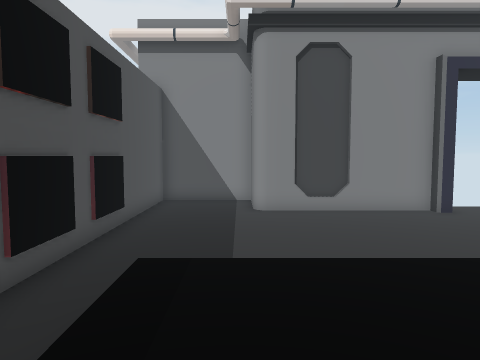
view 1 (above)

21 first-person views from a walk through a 3-D level made in the Unity game engine. The camera is 1.3 m above the floor, tilts 4° down and sees 70° across. Doors are open. The floor is counted in squares, 1 m on a side. Each view is taken from the middle of a square. On the plan, view 1 faces up. The plan holds only what a view shows up to about 15 squares ahead; the rest is blank. The player is left out. Some surface patterns are stand-ins.

view 2
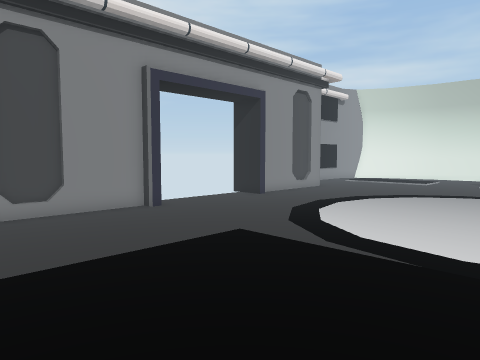

view 3
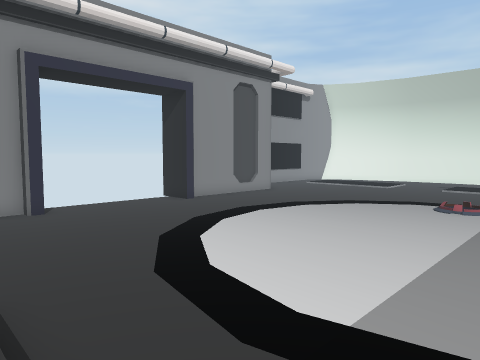

view 4
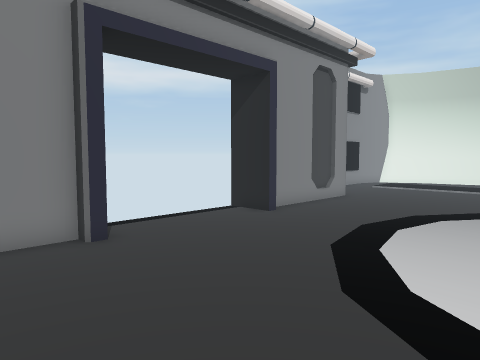

view 5
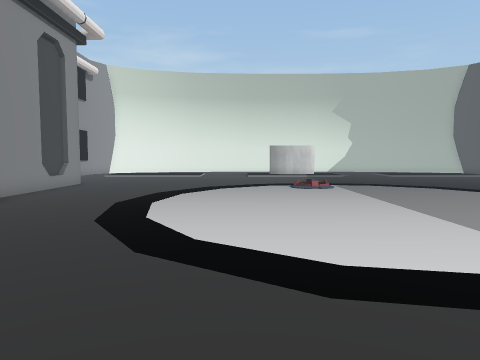

view 6
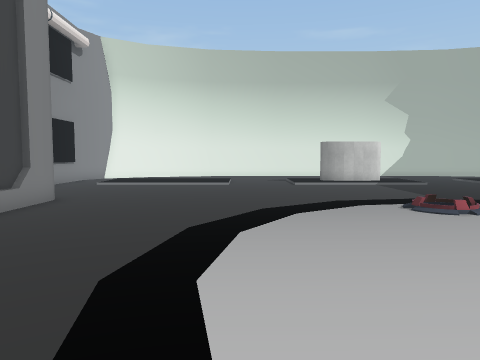

view 7
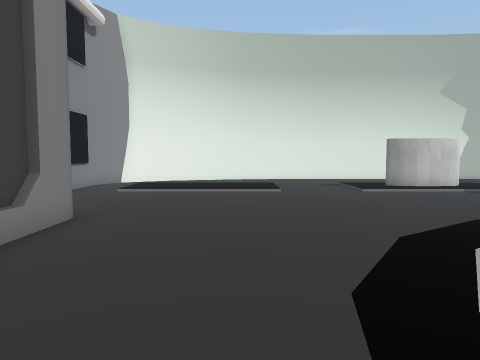

view 8
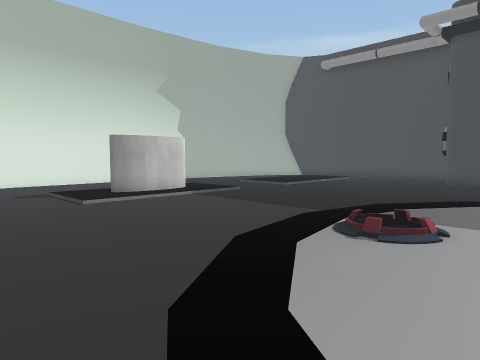

view 9
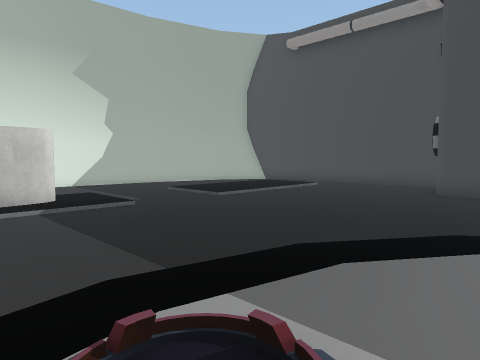

view 10
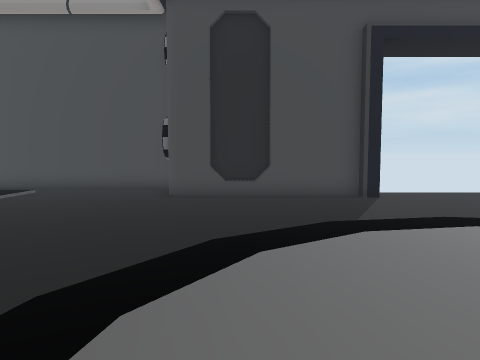

view 11
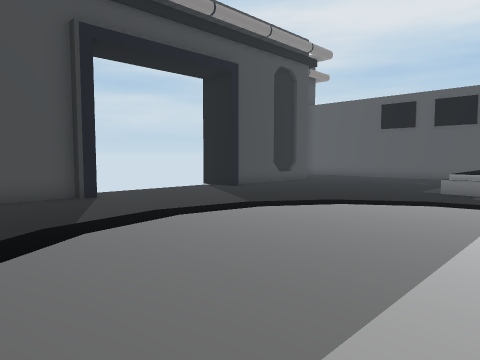

view 12
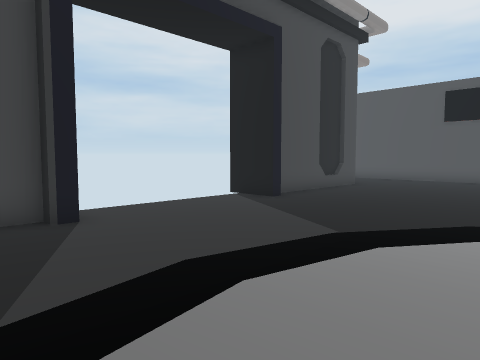

view 13
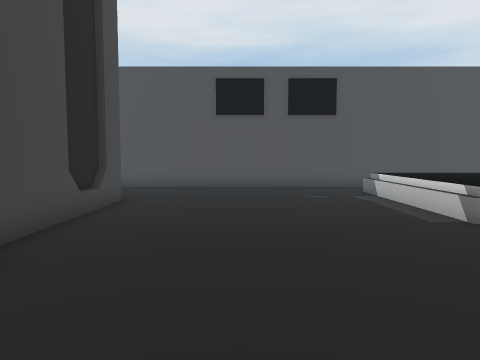

view 14
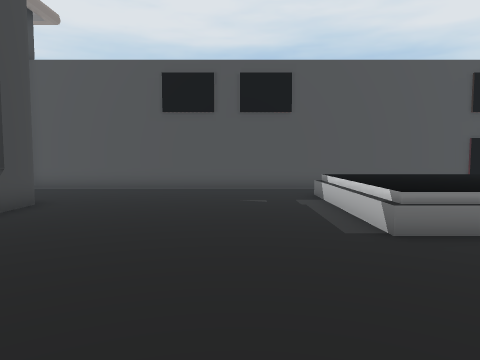

view 15
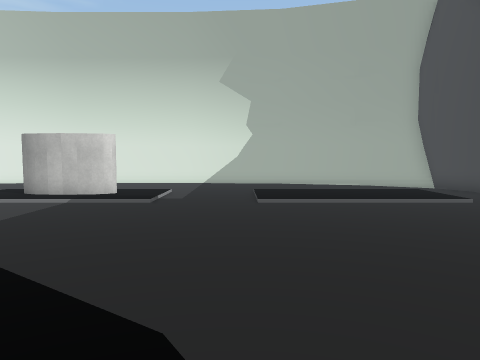

view 16
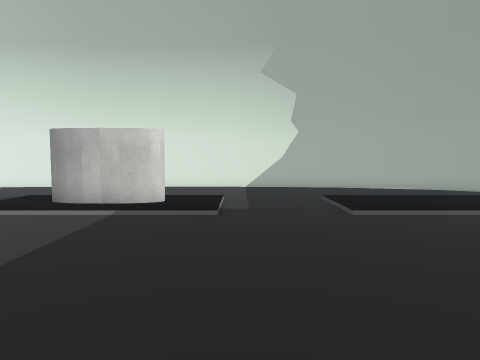

view 17
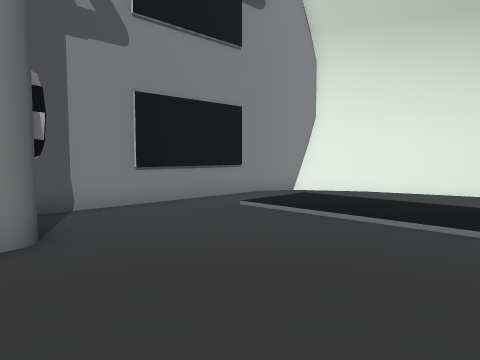

view 18
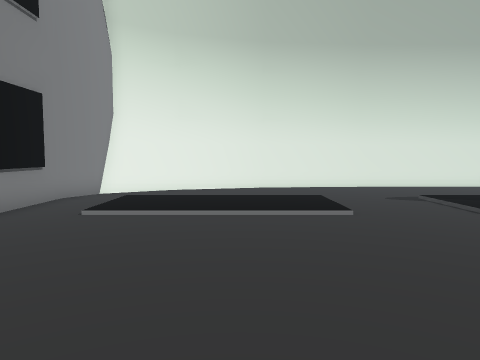

view 19
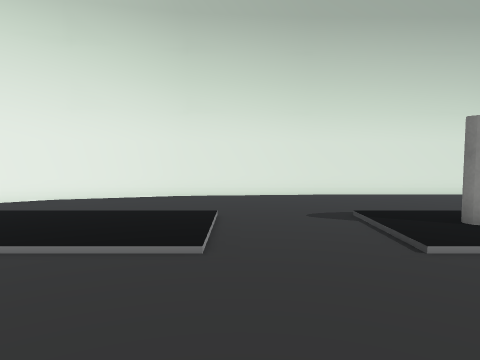

view 20
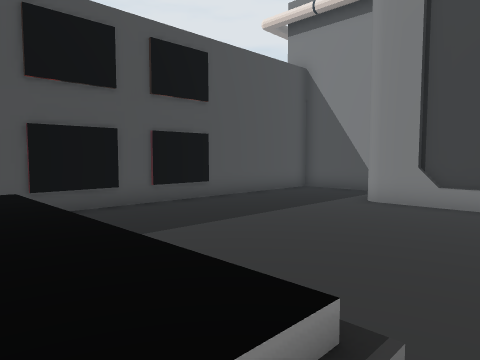

view 21
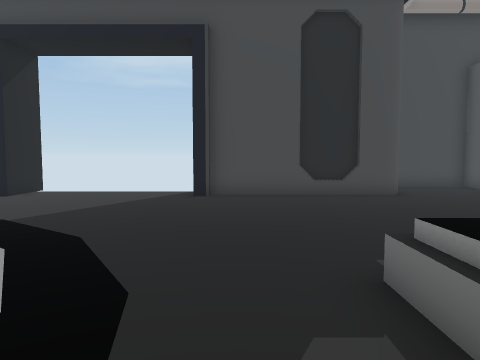

### Floor plan
Key: @ floor where view 1 was taken; # wall or solid block; . main floor; : floor 0.25 m higher than the main floor; + floor 0.75 m higher than the main floor; / step, stairs or slope; D open door; = window, fence, low wall or low ledge.
Columns run from 4 left of view 1 to 33 right of it. Each row starts with its distance up from view 1.
 16 ####                     #########
 15 #....                    ........###
 14 #....#            #     #..........##
 13 #....#######......#######.....:::..##
 12 #..........#DDDDDD#...........:::...#
 11 #.............................:::...##
 10 #.............................:::...##
  9 #.............................:::...=#
  8 #.............................:::...=#
  7 #....................................#
  6 #....................................#
  5 #..     .............................#
  4 #..++++++.....................:::....#
  3 # .++++++.....................:#:....#
  2 #  ++++++.............//......:#:....#
  1 #  ++++++.....................:#  ...#
  0 #  +@++++.....................::: ...#
 -1 #..++++++.....................::: ...#
 -2 #....................................#
 -3 #....................................#
 -4 #....................................#
 -5 #.............................:::...=#
 -6 #.............................::: ..=#
 -7 #.............................::: ..##
 -8 #.............................::: ..##
 -9 #..........#......#...........::: ..#
-10 #....#######......#######.....::: .##
-11 #....      #      #     #..........##
-12 #...                     ........###
-13 ####                     #########

Positions as (right, up) in squares from view 1, and headings:
1: (0, 0), facing up
2: (0, 0), facing up-right
3: (4, -1), facing up-right
4: (4, 4), facing up-right
5: (4, 5), facing right
6: (10, 7), facing right
7: (13, 9), facing right
8: (16, 8), facing down-right
9: (17, 3), facing down-right
10: (18, 2), facing down
11: (18, 2), facing down-left
12: (16, -2), facing down-left
13: (11, -6), facing left
14: (10, -4), facing left
15: (16, -4), facing right
16: (18, -2), facing right
17: (19, 7), facing up-right
18: (18, 10), facing right
19: (21, 7), facing right
20: (5, 3), facing up-left
21: (6, 2), facing down
